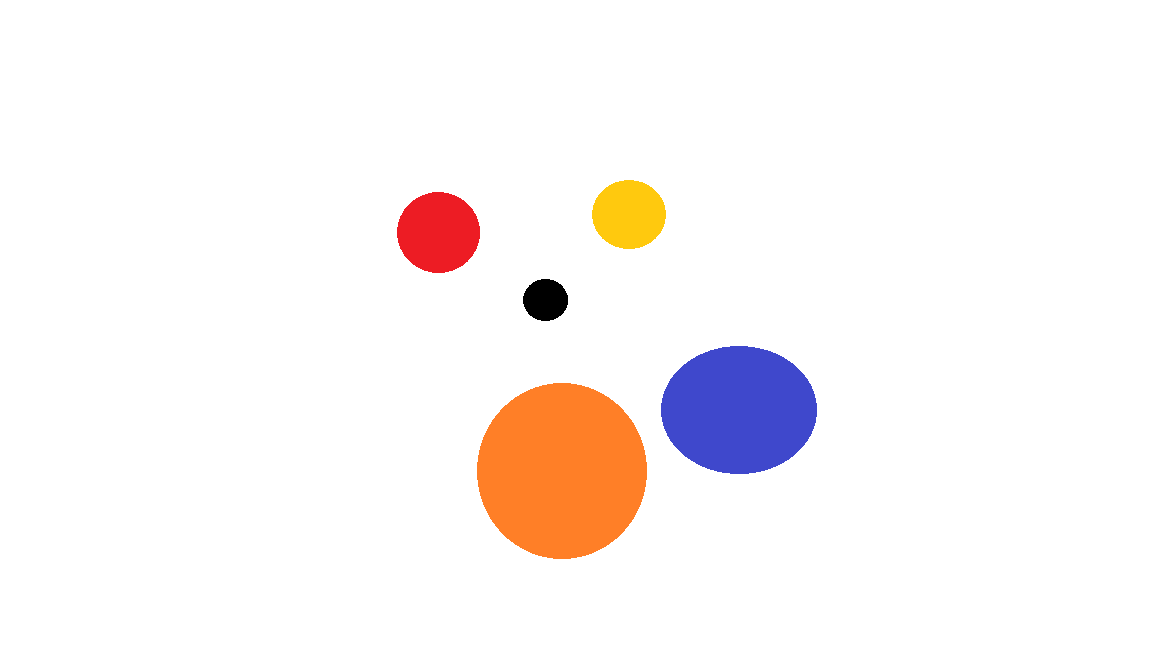
#> input picture opencv_avodha/blue.png, 1152 x 648 px
$ python object_tracking.py
#> lines starting #> are read from the running program, lines starting #| are printed output that depends on the picture; after the words box and inside, x2 and y2 are one past the last pixel; in counts of white or black regions, pixels touching at a corner belong together
import cv2
import numpy as np
image=cv2.imread('blue.png',1)
#> image is the input picture: shape (648, 1152, 3); mean B, G, R 243.8, 244.7, 250.3
cv2.imshow('original',image)
new_image=cv2.cvtColor(image,cv2.COLOR_BGR2HSV)
#> new_image: shape (648, 1152, 3); mean H, S, V 4.2, 13.4, 253.3
cv2.imshow('image',new_image)

lower_bound=np.array([110,50,50])
upper_bound=np.array([130,252,252])
mask=cv2.inRange(new_image,lower_bound,upper_bound)
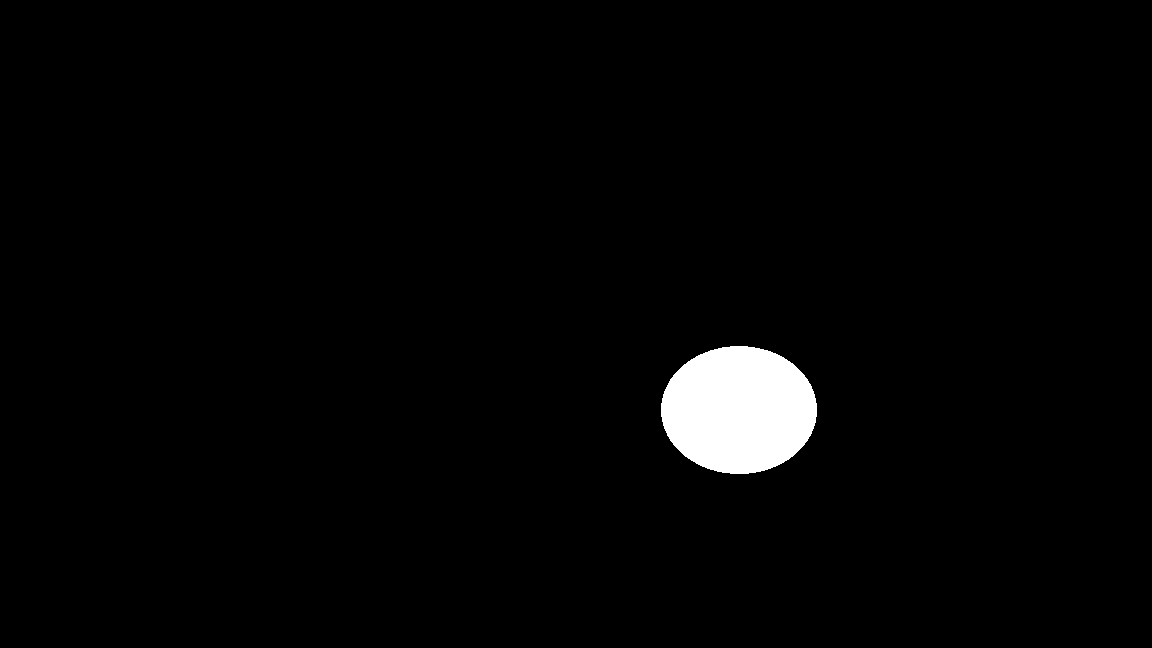
#> mask: shape (648, 1152); 2.1% white; 1 white region, box (x1, y1, x2, y2) and area: (661, 346, 817, 474) 15673
cv2.imshow('mask',mask)

res=cv2.bitwise_and(image,image,mask=mask)
cv2.imshow('res', res)

blue=np.uint8([[[255,0,0]]])
hsv_blue=cv2.cvtColor(blue,cv2.COLOR_BGR2HSV)
print(hsv_blue)
cv2.waitKey(0)
cv2.destroyAllWindows()
